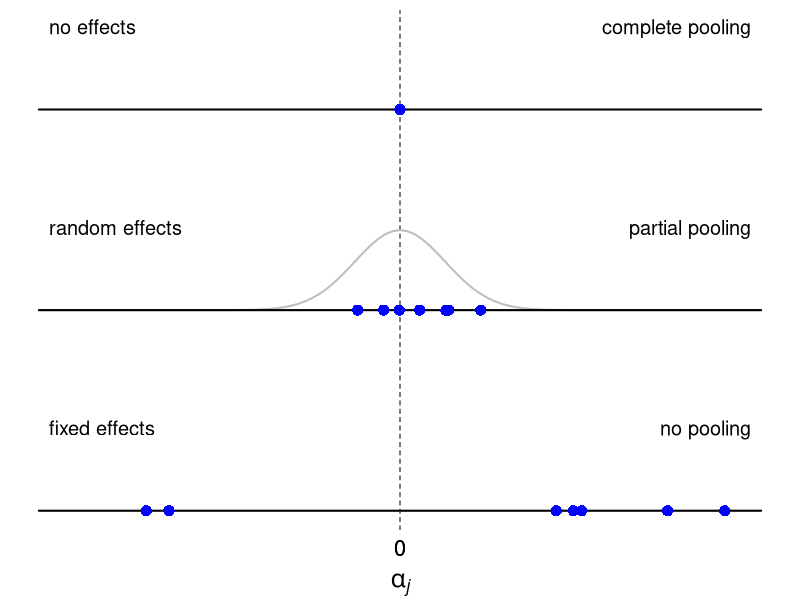
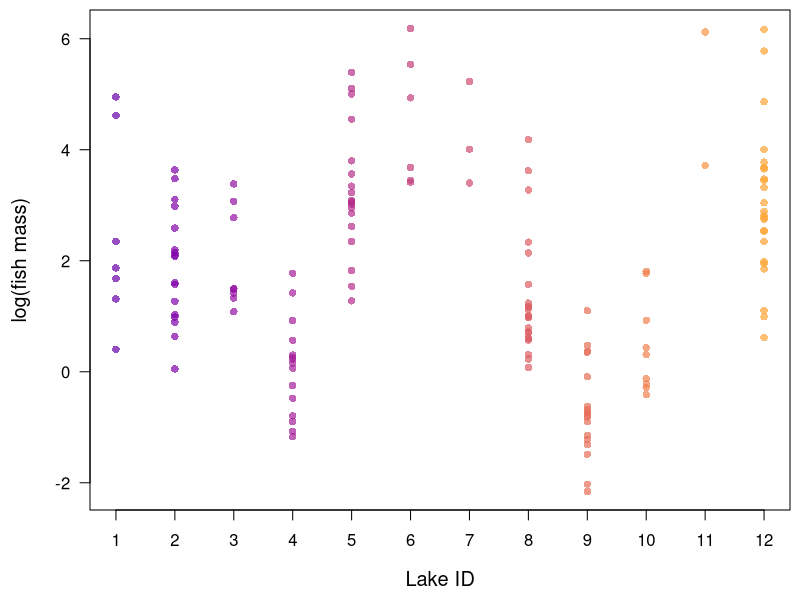
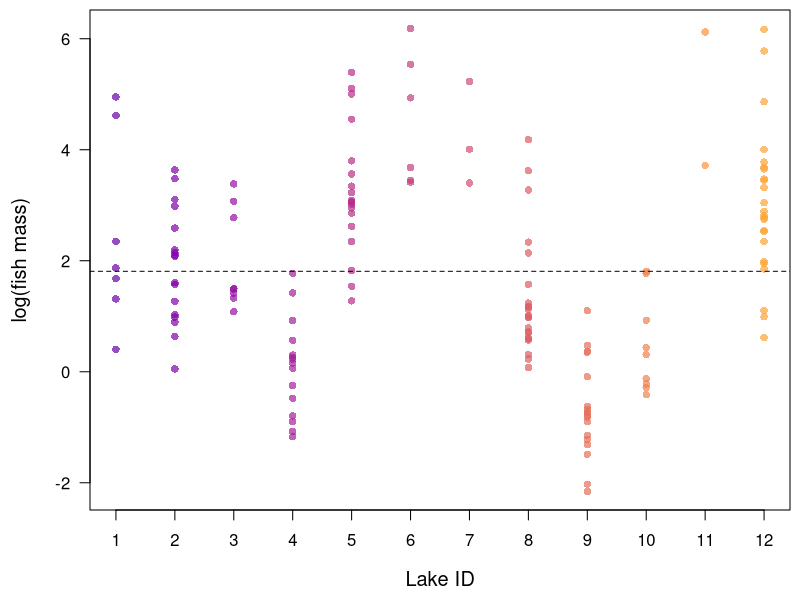
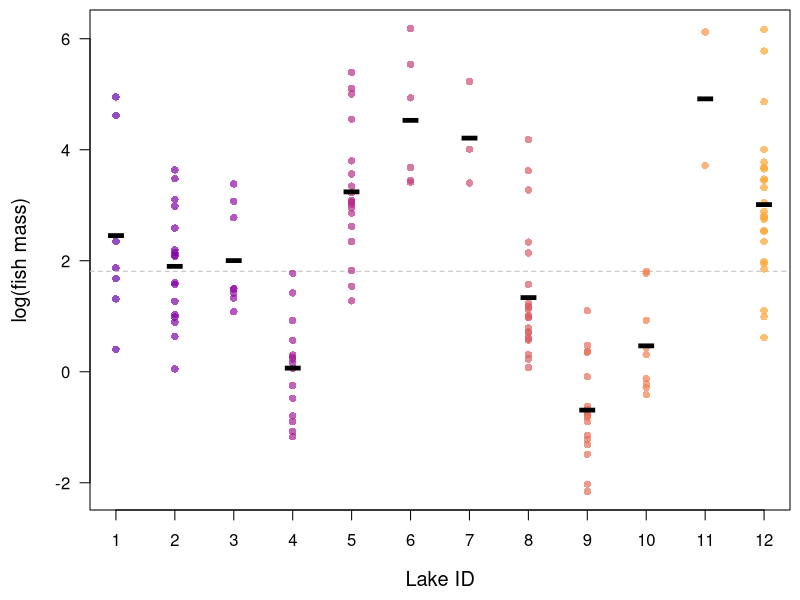
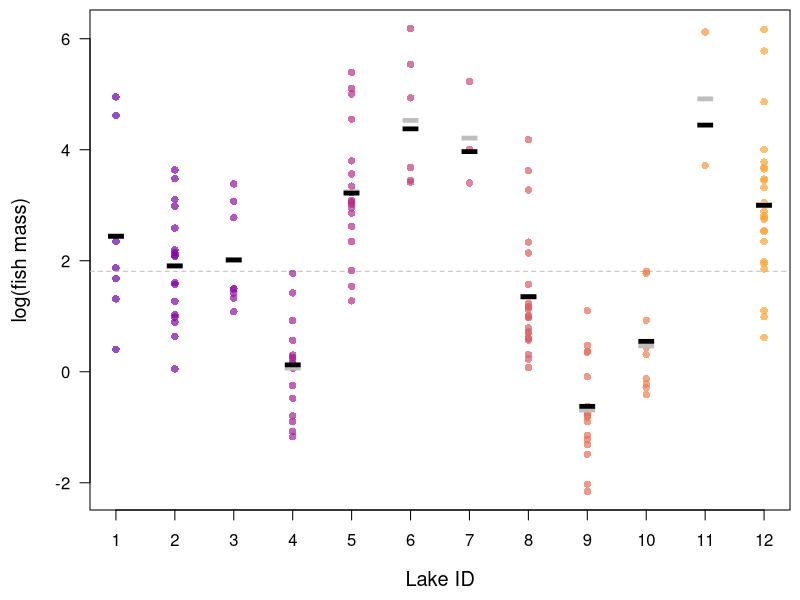
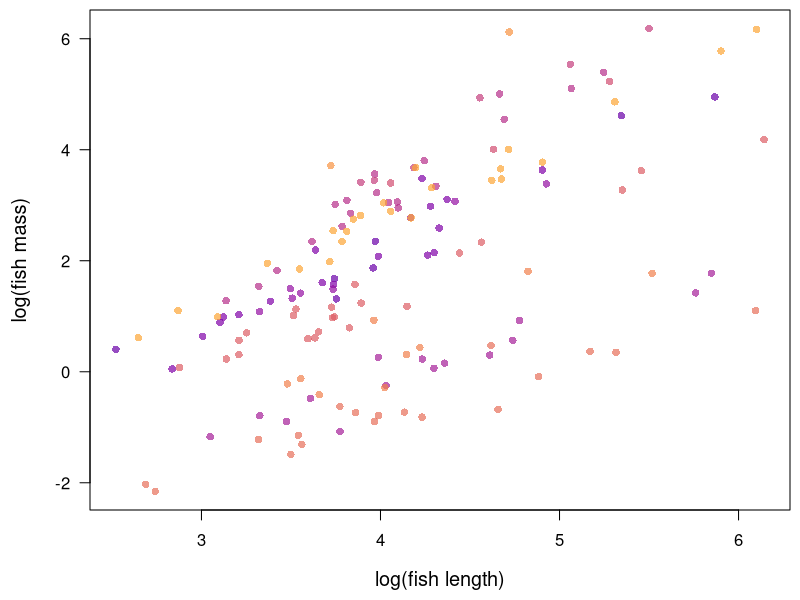
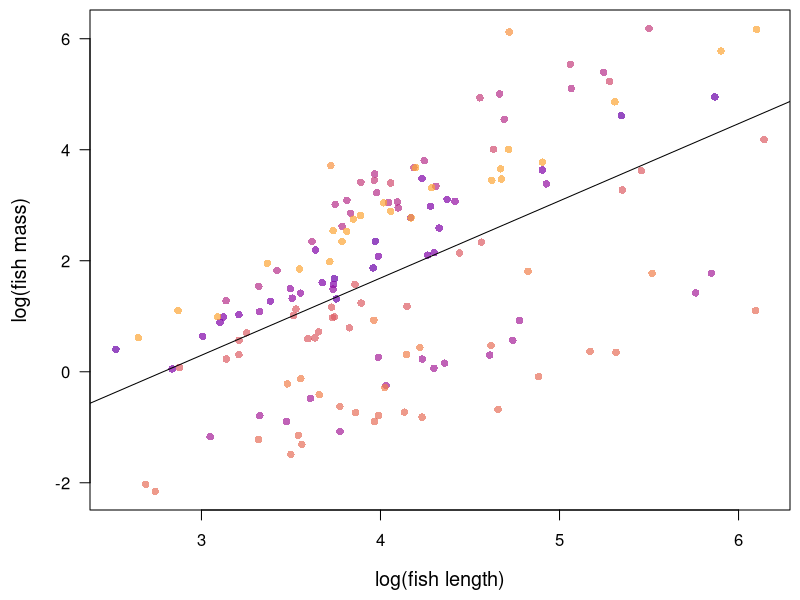
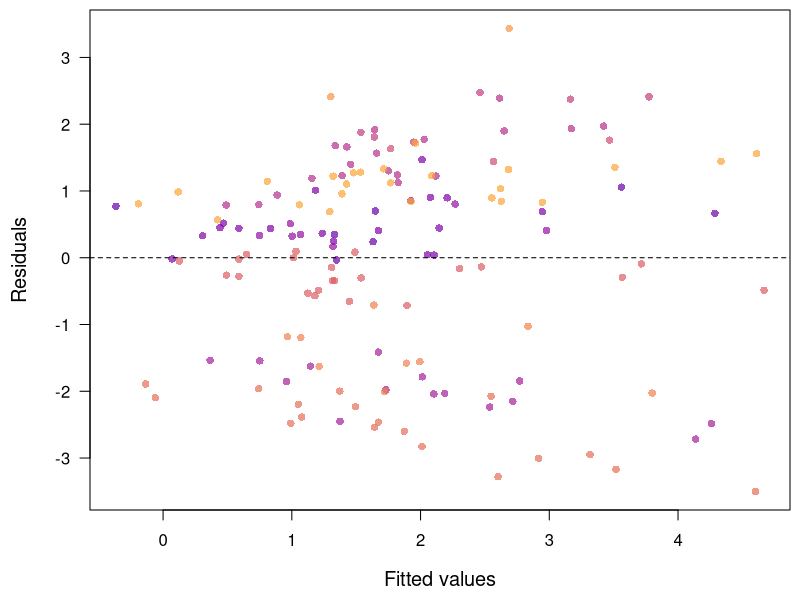

These figures' R source, in order:
## ---- chunk 1
knitr::opts_chunk$set(echo = FALSE)
## ---- chunk 2
## normal pdf + constant
kk <- 1
npdf <- function(x, k = kk) {
  k + dnorm(x)
}
## set plot area
par(mai = c(0.1, 0.1, 0.1, 0.1),
    omi = c(0.6, 0, 0, 0))
## grand mean
plot(c(-8, 8), c(2, 2), type = "l", lwd = 2, ylim = c(0,2.4),
     xaxt = "n", yaxt = "n", bty = "n",
     xlab = "", ylab = "")
abline(v = 0, lty = "dashed")
points(0, 2, pch = 16, col = "blue", cex = 1.5)
text(-8, 2.4, "no effects", pos = 4, cex = 1.2)
text(8, 2.4, "complete pooling", pos = 2, cex = 1.2)
## random means
curve(npdf, -8, 8, lwd = 2, add = TRUE, col = "gray",
      xaxt = "n", yaxt = "n", bty = "n",
      xlab = expression(alpha[j]), ylab = "")
lines(c(-8, 8), c(kk, kk), lwd = 2,
     xaxt = "n", yaxt = "n", bty = "n")
points(rnorm(7), rep(kk, 7), pch = 16, col = "blue", cex = 1.5)
text(-8, 1.4, "random effects", pos = 4, cex = 1.2)
text(8, 1.4, "partial pooling", pos = 2, cex = 1.2)
## fixed means
lines(c(-8, 8), c(0, 0), lwd = 2,
     xaxt = "n", yaxt = "n", bty = "n")
points(runif(7, -8, 8), rep(0, 7), pch = 16, col = "blue", cex = 1.5)
text(-8, 0.4, "fixed effects", pos = 4, cex = 1.2)
text(8, 0.4, "no pooling", pos = 2, cex = 1.2)
## x-axis
mtext("0", 1, line = 0.5, cex = 1.3, adj = c(1,1)/2)
mtext(expression(alpha[italic(j)]), 1, line = 2.5, cex = 1.5)
## ---- chunk 3
set.seed(514)
## number of lakes
nl <- 12
## number of fish per lake
nf <- sample(seq(2, 24), nl)
## lake ID's
ID <- vector("list", nl)
for(i in 1:nl) {
  ID[[i]] <- rep(i, nf[[i]])
}
IDs <- unlist(ID)
## total number of fish
tf <- sum(sapply(nf, sum))
## fish lengths
fl <- sapply(nf, rnorm, mean = 4, sd = 0.8)
lfl <- unlist(fl)
## y-intercepts
b0 <- rnorm(nl, -4, 0.4)
## slopes
b1 <- rnorm(nl, 1.5, 0.4)
## errors
ee <- sapply(nf, rnorm, mean = 0, sd = 0.3)
## fish mass
fm <- vector("list", nl)
for(i in 1:nl) {
  fm[[i]] <- b0[i] + b1[i] * fl[[i]] + ee[[i]]
}
lfm <- unlist(fm)

## colors
clr <- viridis::plasma(nl, alpha = 0.7, begin = 0.2, end = 0.8)

## set plot area
par(mai = c(0.9, 0.9, 0.1, 0.1),
    omi = c(0, 0, 0, 0))

## plot fish mass by lake
plot(rep(1, nf[[1]]), fm[[1]], pch = 16, las = 1, col = clr[1],
     xlim = c(1, nl), ylim = range(unlist(fm)),
     ylab = "log(fish mass)", xlab = "Lake ID",
     xaxt = "n", cex.lab = 1.2)
axis(1, seq(nl))
for(i in 2:nl) {
  points(rep(i, nf[[i]]), fm[[i]], pch = 16,  col = clr[i])
}
## ---- chunk 4
## log of fish mass (lfm) as grand mean
m1 <- lm(lfm ~ 1)
## ---- chunk 5
## set plot area
par(mai = c(0.9, 0.9, 0.1, 0.1),
    omi = c(0, 0, 0, 0))

## plot fish mass by lake
plot(rep(1, nf[[1]]), fm[[1]], pch = 16, las = 1, col = clr[1],
     xlim = c(1, nl), ylim = range(unlist(fm)),
     ylab = "log(fish mass)", xlab = "Lake ID",
     xaxt = "n", cex.lab = 1.2)
axis(1, seq(nl))
for(i in 2:nl) {
  points(rep(i, nf[[i]]), fm[[i]], pch = 16,  col = clr[i])
}
abline(h = coef(m1), lty = "dashed")
## ---- chunk 6
## log of fish mass (lfm) with lake-level means
m2 <- lm(lfm ~ 1 + as.factor(IDs))
## ---- chunk 7
## set plot area
par(mai = c(0.9, 0.9, 0.1, 0.1),
    omi = c(0, 0, 0, 0))

## plot fish mass by lake
plot(rep(1, nf[[1]]), fm[[1]], pch = 16, las = 1, col = clr[1],
     xlim = c(1, nl), ylim = range(unlist(fm)),
     ylab = "log(fish mass)", xlab = "Lake ID",
     xaxt = "n", cex.lab = 1.2)
abline(h = coef(m1), lty = "dashed", col = "gray")
points(1, mean(fm[[1]]), pch = "-", cex = 4)
axis(1, seq(nl))
for(i in 2:nl) {
  points(rep(i, nf[[i]]), fm[[i]], pch = 16, col = clr[i])
  points(i, mean(fm[[i]]), pch = "-", cex = 4)
}
## ---- chunk 8
## load lme4 package
library(lme4)
## log of fish mass (lfm) with lake-level effects
m3 <- lmer(lfm ~ 1 + (1|IDs))
## ---- chunk 9
## random intercepts
m3_coef <- unlist(coef(m3))

## set plot area
par(mai = c(0.9, 0.9, 0.1, 0.1),
    omi = c(0, 0, 0, 0))

## plot fish mass by lake
plot(rep(1, nf[[1]]), fm[[1]], pch = 16, las = 1, col = clr[1],
     xlim = c(1, nl), ylim = range(unlist(fm)),
     ylab = "log(fish mass)", xlab = "Lake ID",
     xaxt = "n", cex.lab = 1.2)
abline(h = coef(m1), lty = "dashed", col = "gray")
points(1, mean(fm[[1]]), pch = "-", cex = 4,  col = "gray")
points(1, m3_coef[1], pch = "-", cex = 4)
axis(1, seq(nl))
for(i in 2:nl) {
  points(rep(i, nf[[i]]), fm[[i]], pch = 16,  col = clr[i])
  points(i, mean(fm[[i]]), pch = "-", cex = 4,  col = "gray")
  points(i, m3_coef[i], pch = "-", cex = 4)
}
## ---- chunk 10
## set plot area
par(mai = c(0.9, 0.9, 0.1, 0.1),
    omi = c(0, 0, 0, 0))

## plot fish mass vs length
plot(fl[[1]], fm[[1]], pch = 16, las = 1, col = clr[1],
     xlim = range(unlist(fl)), ylim = range(unlist(fm)),
     ylab = "log(fish mass)", xlab = "log(fish length)",
     cex.lab = 1.2)
for(i in 2:nl) {
  points(fl[[i]], fm[[i]], pch = 16,  col = clr[i])
}
## ---- chunk 11
## fit global regression model
a1 <- lm (lfm ~ lfl)
## ---- chunk 12
## set plot area
par(mai = c(0.9, 0.9, 0.1, 0.1),
    omi = c(0, 0, 0, 0))

## plot fish mass vs length
plot(fl[[1]], fm[[1]], pch = 16, las = 1, col = clr[1],
     xlim = range(unlist(fl)), ylim = range(unlist(fm)),
     ylab = "log(fish mass)", xlab = "log(fish length)",
     cex.lab = 1.2)
for(i in 2:nl) {
  points(fl[[i]], fm[[i]], pch = 16,  col = clr[i])
}
## regr line
abline(coef(a1))
## ---- chunk 13
e1 <- f1 <- fm
## get lake-specific resids
for(i in 1:nl){
  f1[[i]] <- predict(a1, newdata = data.frame(lfl = fl[[i]]))
  e1[[i]] <- fm[[i]] - f1[[i]] 
}

## set plot area
par(mai = c(0.9, 0.9, 0.1, 0.1),
    omi = c(0, 0, 0, 0))

## plot fish mass vs length
plot(f1[[1]], e1[[1]], pch = 16, las = 1, col = clr[1],
     xlim = range(unlist(f1)), ylim = range(unlist(e1)),
     ylab = "Residuals", xlab = "Fitted values",
     cex.lab = 1.2)
for(i in 2:nl) {
  points(f1[[i]], e1[[i]], pch = 16,  col = clr[i])
}
## zero line
abline(h = 0, lty = "dashed")
## ---- chunk 14
## set plot area
par(mai = c(0.9, 0.9, 0.1, 0.1),
    omi = c(0, 0, 0, 0))

## plot fish mass vs length
plot(rep(1, nf[[1]]), e1[[1]], pch = 16, las = 1, col = clr[1],
     xlim = c(1,12), ylim = range(unlist(e1)),
     ylab = "Residuals", xlab = "Lake ID",
     cex.lab = 1.2, xaxt = "n")
for(i in 2:nl) {
  points(rep(i, nf[[i]]), e1[[i]], pch = 16,  col = clr[i])
}
## zero line
abline(h = 0, lty = "dashed")
axis(1, seq(nl))
## ---- chunk 15
## matrix for coefs
cf <- matrix(NA, nl, 2)
## fit regression unique to each lake
for(i in 1:nl) {
  cf[i,] <- coef(lm(fm[[i]] ~ fl[[i]]))
}
## ---- chunk 16
## set plot area
par(mai = c(0.9, 0.9, 0.1, 0.1),
    omi = c(0, 0, 0, 0))

## plot fish mass vs length
plot(fl[[1]], fm[[1]], pch = 16, las = 1, col = clr[1],
     xlim = range(unlist(fl)), ylim = range(unlist(fm)),
     ylab = "log(fish mass)", xlab = "log(fish length)",
     cex.lab = 1.2)
## regr line
abline(a = cf[1,1], b = cf[1,2], col = clr[i])
for(i in 2:nl) {
  points(fl[[i]], fm[[i]], pch = 16,  col = clr[i])
  ## regr line
  abline(a = cf[i,1], b = cf[i,2], col = clr[i])
}
## ---- chunk 17
## fit ANCOVA with fixed factor for length & rdm factor for lake
a2 <- lmer(lfm ~ lfl + (1|IDs))
## ---- chunk 18
## get coefs
ints <- coef(a2)$IDs[,1]

## set plot area
par(mai = c(0.9, 0.9, 0.1, 0.1),
    omi = c(0, 0, 0, 0))

## plot fish mass vs length
plot(fl[[1]], fm[[1]], pch = 16, las = 1, col = clr[1],
     xlim = range(unlist(fl)), ylim = range(unlist(fm)),
     ylab = "log(fish mass)", xlab = "log(fish length)",
     cex.lab = 1.2)
## regr line
abline(a = ints[1], b = coef(a2)$IDs[1,2], col = clr[i])
for(i in 2:nl) {
  points(fl[[i]], fm[[i]], pch = 16,  col = clr[i])
  ## regr line
  abline(a = ints[i], b = coef(a2)$IDs[1,2], col = clr[i])
}
## ---- chunk 19
## fit ANCOVA with random effects for length & lake
a3 <- lmer(lfm ~ lfl + (lfl|IDs))
## ---- chunk 20
## get coefs
ints <- coef(a3)$IDs[,1]
slps <- coef(a3)$IDs[,2]

## set plot area
par(mai = c(0.9, 0.9, 0.1, 0.1),
    omi = c(0, 0, 0, 0))

## plot fish mass vs length
plot(fl[[1]], fm[[1]], pch = 16, las = 1, col = clr[1],
     xlim = range(unlist(fl)), ylim = range(unlist(fm)),
     ylab = "log(fish mass)", xlab = "log(fish length)",
     cex.lab = 1.2)
## regr line
abline(a = ints[1], b = slps[1], col = clr[i])
for(i in 2:nl) {
  points(fl[[i]], fm[[i]], pch = 16,  col = clr[i])
  ## regr line
  abline(a = ints[i], b = slps[i], col = clr[i])
}
## ---- chunk 21
## set plot area
par(mai = c(0.9, 0.9, 0.4, 0.1),
    omi = c(0, 0, 0, 0),
    mfrow = c(1,3), cex.lab = 1.5)

## qq resids
qqnorm(residuals(a3), main = "QQ plot (residuals)", pch = 16)
qqline(residuals(a3))
## qq RE's
qqnorm(unlist(ranef(a3)), main = "QQ plot (RE's)", pch = 16)
qqline(unlist(ranef(a3)))
## resids vs fitted
plot(fitted(a3), residuals(a3), pch = 16,
     xlab = "Fitted", ylab = "Residuals",
     main = "Residuals vs fitted")
abline(h=0, lty = "dashed")
